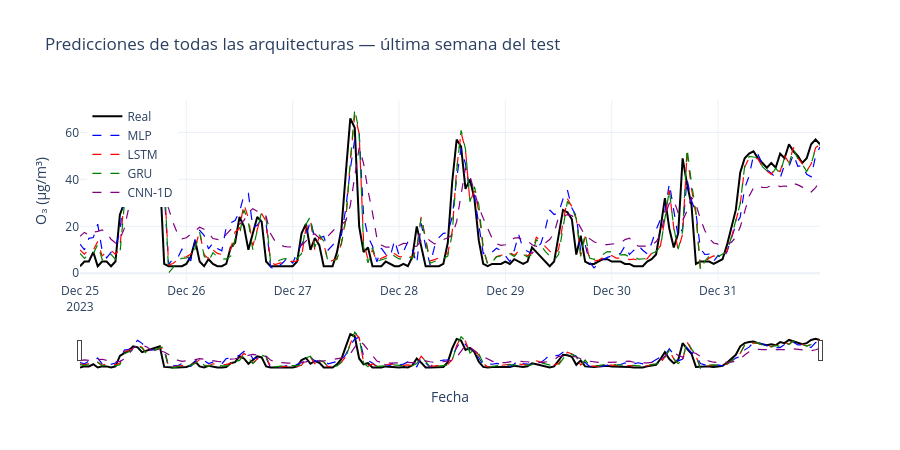

Write notebook code for a chart like this one.
### Code cell
# ── Predicciones visuales de todos los modelos ───────────────────────────────
# Re-predecimos para visualizar (mismos modelos ya entrenados)
n_mostrar = 24 * 7   # una semana

fig = go.Figure()
y_real_c_inv = scaler_uni.inverse_transform(y_te_c)
idx_vis = test_serie.index[LAGS_COMP : LAGS_COMP + len(y_real_c_inv)]

fig.add_trace(go.Scatter(
    x=idx_vis[-n_mostrar:], y=y_real_c_inv[-n_mostrar:, 0],
    name='Real', line=dict(color='black', width=2)
))

for nombre, builder in builders.items():
    # Volvemos a cargar el modelo ya entrenado via re-predict
    pass  # los modelos están en memoria porque se entrenaron arriba

# Nota: para graficar cada arquitectura, se requiere guardar referencias
# En el entrenamiento anterior se llama 'm' (último modelo = CNN-1D)
# A continuación una forma limpia de hacerlo:

resultados_pred = {}
for nombre, builder in builders.items():
    m2 = builder(LAGS_COMP)
    m2.compile(optimizer=Adam(0.001), loss='mse')
    # Entrenamiento rápido solo para visualización
    m2.fit(X_tr_c, y_tr_c, validation_data=(X_vl_c, y_vl_c),
           epochs=3, batch_size=64,
           callbacks=[EarlyStopping('val_loss', patience=1,
                                    restore_best_weights=True)],
           verbose=0)
    yh = scaler_uni.inverse_transform(m2.predict(X_te_c, verbose=0))
    resultados_pred[nombre] = yh

colores_px = {'MLP': 'blue', 'LSTM': 'red', 'GRU': 'green', 'CNN-1D': 'purple'}
for nombre, yh in resultados_pred.items():
    fig.add_trace(go.Scatter(
        x=idx_vis[-n_mostrar:], y=yh[-n_mostrar:, 0],
        name=nombre, line=dict(color=colores_px[nombre], width=1.2, dash='dash')
    ))

fig.update_layout(
    title='Predicciones de todas las arquitecturas — última semana del test',
    xaxis_title='Fecha', yaxis_title='O₃ (µg/m³)',
    template='plotly_white', height=450,
    xaxis=dict(rangeslider=dict(visible=True), type='date'),
    legend=dict(x=0.01, y=0.99)
)
fig.show()

### Figure 1 — Plotly figure (JSON) as saved in the notebook; plotly's stock layout.template omitted (floating-point values rounded to 4 significant figures; data arrays with more than 128 entries replaced by an {"elided": "..."} marker saying what was removed)
{"data": [{"line": {"color": "black", "width": 2}, "name": "Real", "type": "scatter", "x": {"elided": "168 str values"}, "y": {"elided": "168 float values"}}, {"line": {"color": "blue", "dash": "dash", "width": 1.2}, "name": "MLP", "type": "scatter", "x": {"elided": "168 str values"}, "y": {"elided": "168 float values"}}, {"line": {"color": "red", "dash": "dash", "width": 1.2}, "name": "LSTM", "type": "scatter", "x": {"elided": "168 str values"}, "y": {"elided": "168 float values"}}, {"line": {"color": "green", "dash": "dash", "width": 1.2}, "name": "GRU", "type": "scatter", "x": {"elided": "168 str values"}, "y": {"elided": "168 float values"}}, {"line": {"color": "purple", "dash": "dash", "width": 1.2}, "name": "CNN-1D", "type": "scatter", "x": {"elided": "168 str values"}, "y": {"elided": "168 float values"}}], "layout": {"height": 450, "legend": {"x": 0.01, "y": 0.99}, "title": {"text": "Predicciones de todas las arquitecturas — última semana del test"}, "xaxis": {"rangeslider": {"visible": true}, "title": {"text": "Fecha"}, "type": "date"}, "yaxis": {"title": {"text": "O₃ (µg/m³)"}}}}
